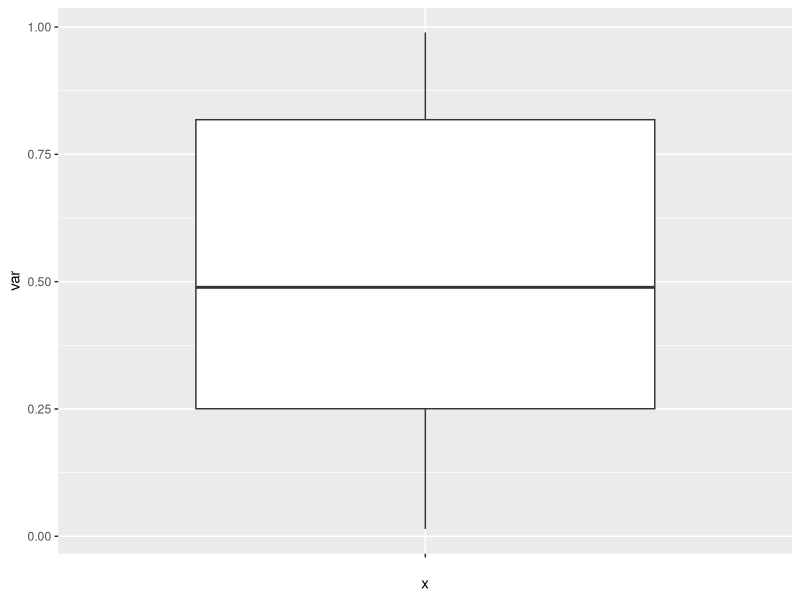
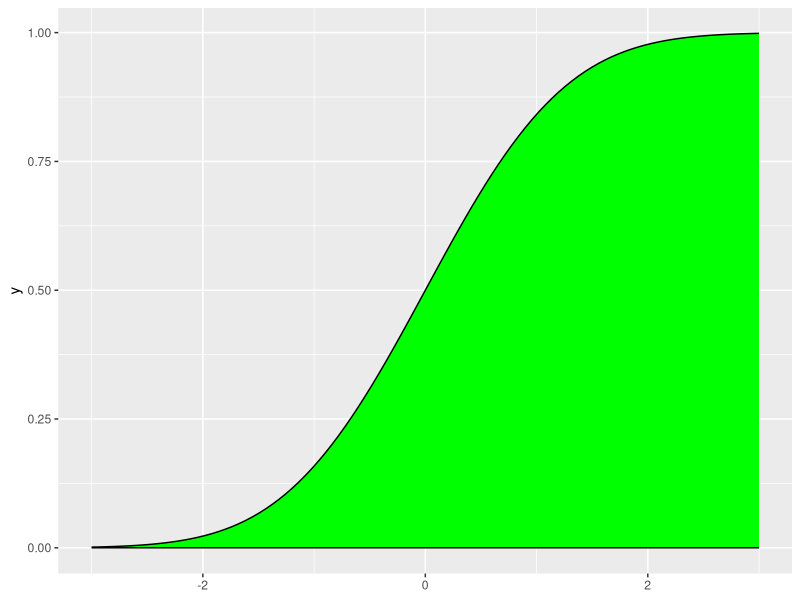
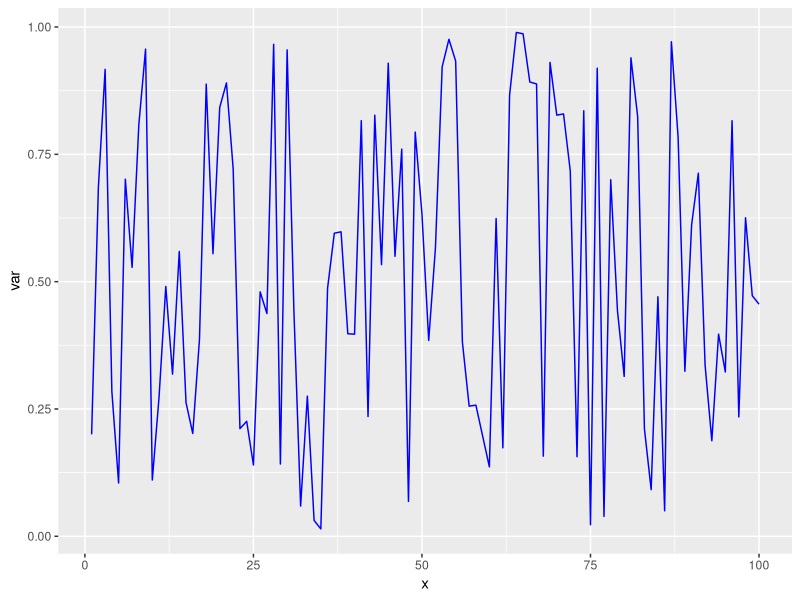
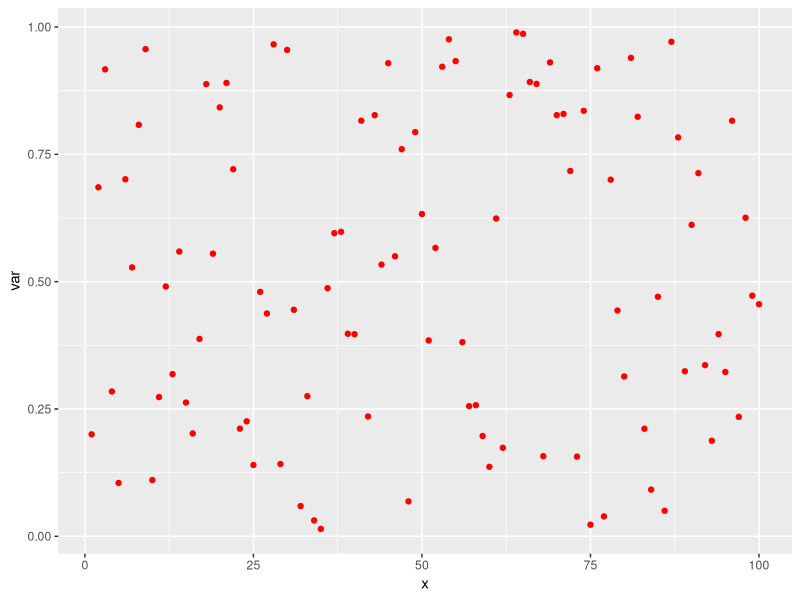
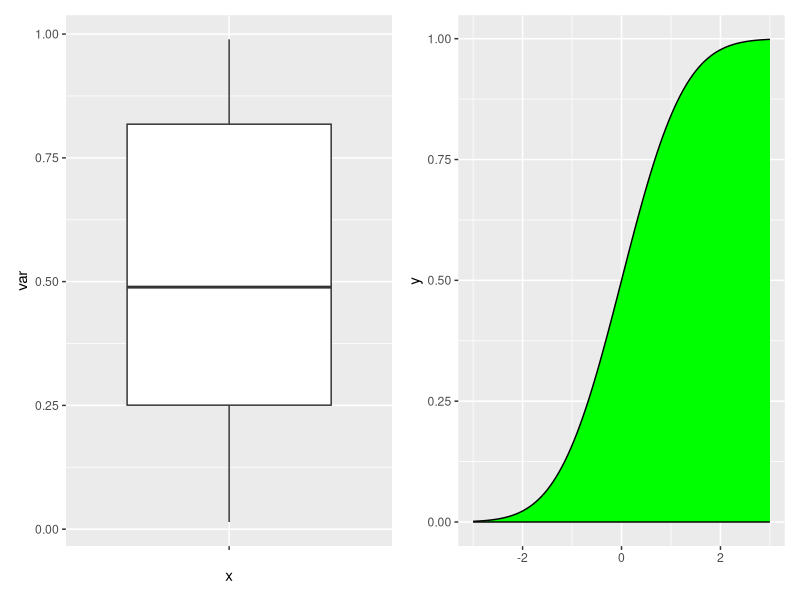
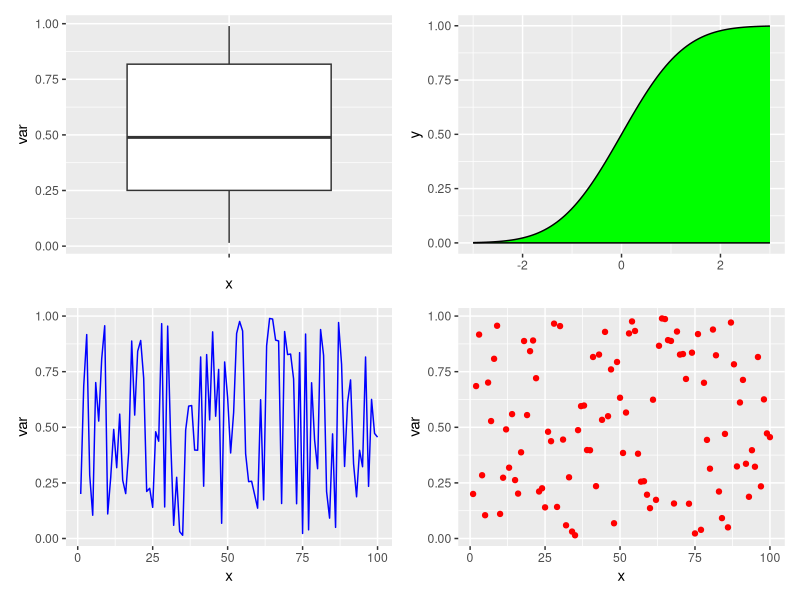
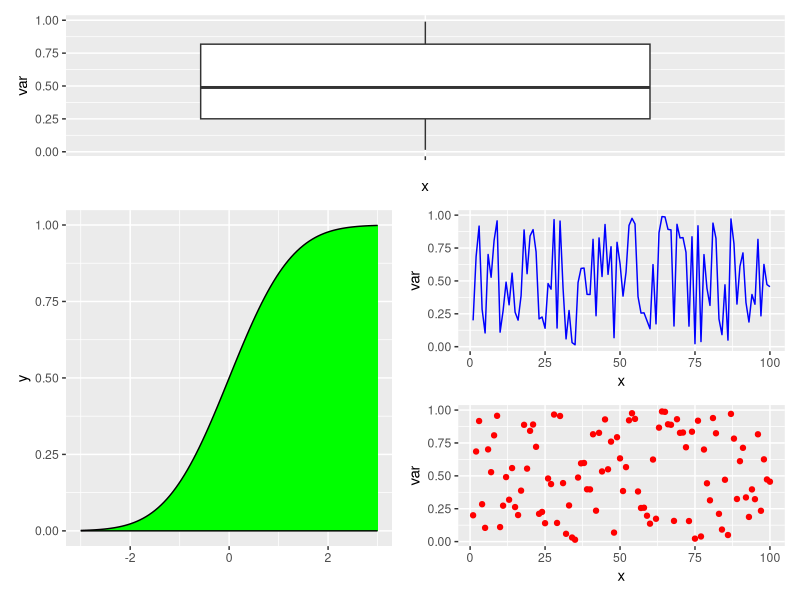
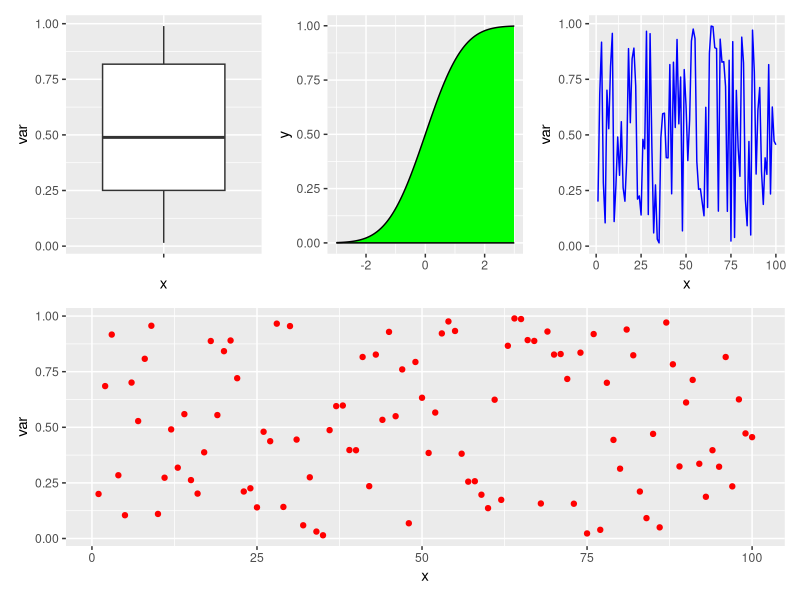

These charts were generated, in order, by the following R code:
# Data visualization
install.packages("ggplot2")
library(ggplot2)

set.seed(5)
x = runif(100)
My_frame = data.frame(x = seq_along(x),var = x)
My_frame

# Box Plot
Plot1 = ggplot(My_frame,aes(x = "", y = var))+geom_boxplot()
Plot1

# Density Plot
Plot2 = ggplot()+stat_function( fun = pnorm,geom = "density",xlim = c(-3,3),fill = "green")
Plot2

# Line Chart
Plot3 = ggplot(My_frame,aes(x = x, y = var))+geom_line(color = "blue")
Plot3

# Scatter Plot
Plot4 = ggplot(My_frame,aes(x = x, y = var))+geom_point(color = "red")
Plot4

# patchwork(use to combine data visualization)
install.packages("patchwork")
library(patchwork)

Plot1+Plot2
Plot1+Plot2+Plot3+Plot4
# To define the position of the visualization
design = "11
23
24"
Plot1+Plot2+Plot3+Plot4+plot_layout(design = design)

# Task
design = "123
444"
Plot1+Plot2+Plot3+Plot4+plot_layout(design = design)

wrap_plots(Plot1,Plot2,Plot3,Plot4,ncol = 2,nrow = 2, widths = c(1,1),heights = c(1,1))
# spacing
Plot1+Plot2+plot_spacer()+Plot4

# combine two rows
# column
Plot1/Plot2
# row
Plot1|Plot2

(Plot1|Plot2)/Plot3

# Task
Plot1|Plot2/Plot3
Plot1|(Plot2|Plot3)/Plot4
(Plot1|(Plot2|Plot3)/Plot4)+plot_annotation(title = 'abc', subtitle = "graph", caption = "fill")

# cow-plot
install.packages("cowplot")
library(cowplot)

plot_grid(Plot1,Plot2,Plot3,Plot4, nrow = 3 , ncol = 3)

# Task
plot_grid(Plot1,plot_grid(Plot2,Plot3), ncol = 1)

plot_grid(Plot1,plot_grid(plot_grid(Plot2,Plot3),Plot4,ncol = 1))

plot_grid(plot_grid(Plot1,Plot2,ncol = 1),Plot3,Plot4,nrow = 1)
